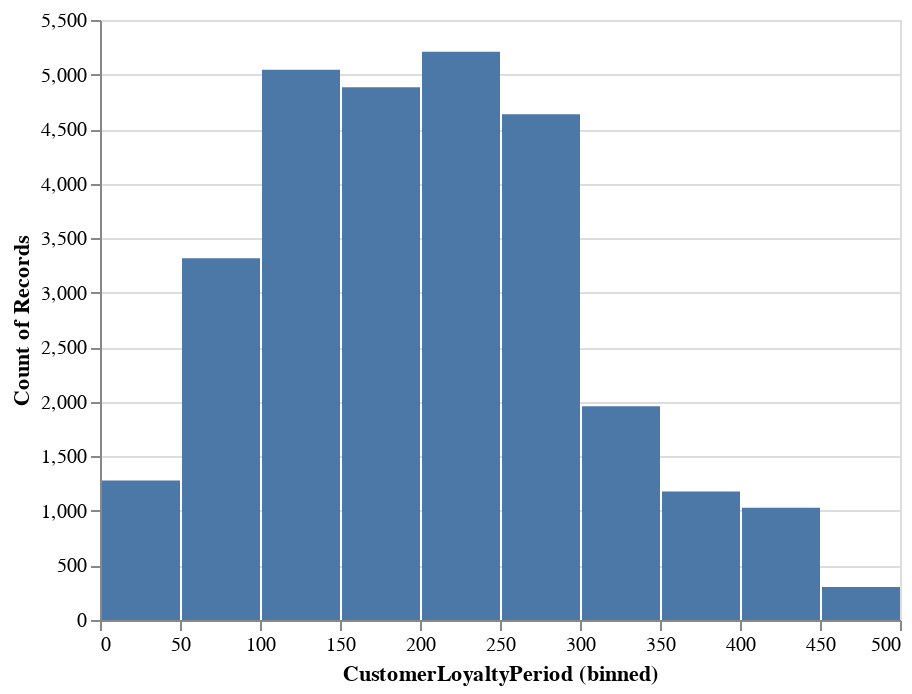

The notebook cell saved with this chart:
### Code cell
alt.data_transformers.disable_max_rows()

# make a list of variables you want to use
var_list = ['CustomerLoyaltyPeriod']

# create a new dataframe called source with only var_list
source = df[var_list]

alt.Chart(source).mark_bar().encode(
    alt.X("CustomerLoyaltyPeriod", bin=True),
    y='count()',
)

### Figure 1 — Vega-Lite specification as saved in the notebook (floating-point values rounded to 4 significant figures; data arrays with more than 128 entries replaced by an {"elided": "..."} marker saying what was removed)
{"config": {"view": {"continuousWidth": 400, "continuousHeight": 300}}, "data": {"name": "data-e3d4f31b632fdfc0fdc5555c9227a6c7"}, "mark": "bar", "encoding": {"x": {"bin": true, "field": "CustomerLoyaltyPeriod", "type": "quantitative"}, "y": {"aggregate": "count", "type": "quantitative"}}, "$schema": "https://vega.github.io/schema/vega-lite/v4.17.0.json", "datasets": {"data-e3d4f31b632fdfc0fdc5555c9227a6c7": {"elided": "28836 records"}}}
